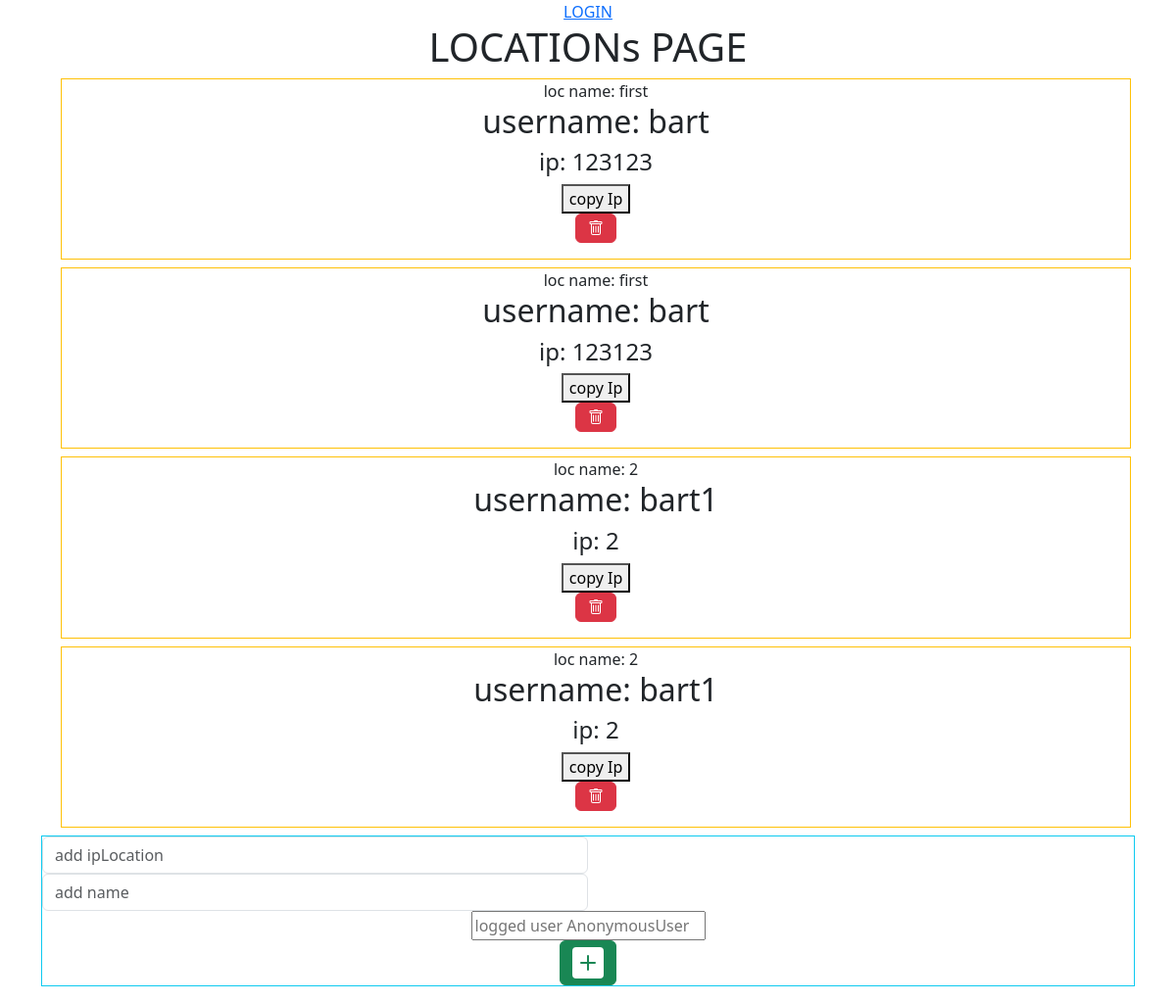
/location/, run on the app's committed database.
### backend/models.py (models this page shows, shortened)
class GeoLocation(models.Model):
    userLocations = models.ForeignKey(User, on_delete=models.CASCADE)
    ipLocation = models.TextField(max_length=100)
    name = models.CharField(max_length=100, default=None)
    objects = models.Manager()

### backend/views.py (the view)
# urls.py: path('', views.allLoc, name='all_loc'),
def allLoc(request):
    geo = GeoLocation.objects.all()
    context = {
        'geo': geo,
    }
    return render(request, 'backend/all_locations.html', context)

### backend/templates/backend/all_locations.html (shortened to what this page needs)
{% load static %}
{% load bootstrap5 %}
{% bootstrap_css %}
<html>
<head>
    {% load static %}
</head>
<body>
<div class="container text-center">
    <a href="{% url 'rest_framework:login' %}">LOGIN</a>
<h1 class="text-center">LOCATIONs PAGE</h1>
  <div class="container" id="mainContainer">
    {% for g in geo %}
        <div class="container border border-warning m-2">
            <span> loc name: {{ g.name }}</span>
            <h2> username: {{ g.userLocations }}</h2>
            <h4 id="ip" type="text"> ip: {{g.ipLocation}}</h4>
            <button onclick="myFunction()">copy Ip</button>
                 <form action="ip/del/{{g.id}}/"
                                    method="POST">{% csrf_token %}
                                    <button type="submit" value="del" class="btn btn-danger">
                                    </button>
                                </form>
        </div>
    {% endfor %}
    </div>
                        <form method="POST" action="ip/new/" class="border border-info">{% csrf_token %}
                            <div class="form-group">
                                <input type="text" class="w-50 form-control" placeholder="add ipLocation" name="ipLocation">
                            </div>
                            <div class="form-group">
                                <input type="text" class="w-50 form-control" placeholder="add name" name="name">
                            </div>
                            <div class="form-group">
                                <input placeholder="logged user {{user}}" name="userLocations_id" value="{{userLocations_id}}" readonly>
                            </div>
                        <button type="submit" class="btn btn-success">
                            <svg width="2em" height="2em" viewBox="0 0 16 16" class="bi bi-plus-square-fill" fill="currentColor">
                                <path fill-rule="evenodd" d="M2 0a2 2 0 0 0-2 2v12a2 2 0 0 0 2 2h12a2 2 0 0 0 2-2V2a2 2 0 0 0-2-2H2zm6.5 4.5a.5.5 0 0 0-1 0v3h-3a.5.5 0 0 0 0 1h3v3a.5.5 0 0 0 1 0v-3h3a.5.5 0 0 0 0-1h-3v-3z"/>
                              </svg>
                        </button>
                    </form>
</div>
</body>
</html>

### data on the page
GeoLocation: name "first", userLocations "bart", ipLocation "123123"
GeoLocation: name "first", userLocations "bart", ipLocation "123123"
GeoLocation: name "2", userLocations "bart1", ipLocation "2"
GeoLocation: name "2", userLocations "bart1", ipLocation "2"
